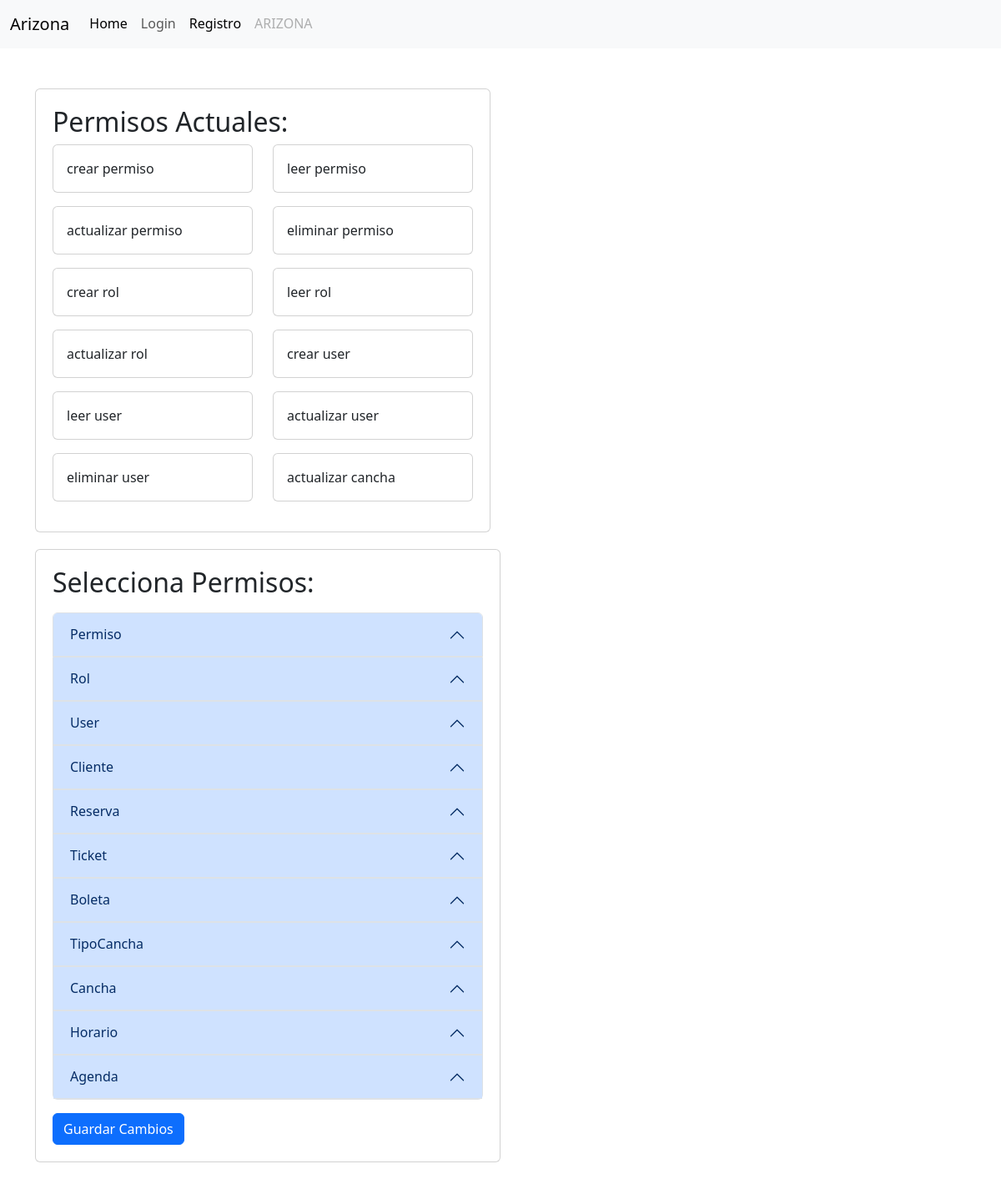
Page /account/rol/1/ on the committed database.
### accounts/models.py (models this page shows, shortened)
class Permiso(models.Model):
    CLASES_CHOICES = [
        ('Permiso', 'Permiso'),
        ('Rol', 'Rol'),
        ('User', 'User'),
        ('Cliente', 'Cliente'),
        ('Reserva', 'Reserva'),
        ('Ticket', 'Ticket'),
        ('Boleta', 'Boleta'),
        ('TipoCancha', 'TipoCancha'),
        ('Cancha', 'Cancha'),
        ('Horario', 'Horario'),
        ('Agenda', 'Agenda'),
    ]
    clase = models.CharField(max_length=15, choices=CLASES_CHOICES)
    nombre = models.CharField(max_length=50)
    class Meta:
        unique_together = ('clase', 'nombre')

### accounts/roles_permisos.py (the view, shortened to what this page needs)
# urls.py: path('rol/<int:pk>/', RolDetailView.as_view(), name='rol-det'),
class RolDetailView(DetailView):
    model = Rol
    template_name = 'roles/roles_permisos.html'
    context_object_name = 'rol'
    def get_context_data(self, **kwargs):
        context = super().get_context_data(**kwargs)
        context['permisos'] = Permiso.objects.all()
        return context

### accounts/templates/roles/roles_permisos.html (shortened to what this page needs)
{% extends "layout.html" %}
{% load static %}
{% load humanize %}
{% block head %}
<link rel="stylesheet" href="https://cdn.jsdelivr.net/npm/bootstrap@5.3.0/dist/css/bootstrap.min.css">
{% endblock %}
{% block container %}
<div class="container mt-5">
  {% if rol %}
        <div class="row">
          <div class="col-md-6">
              <div class="card permisos-actuales">
                  <h2 class="card-title">Permisos Actuales:</h2>
                  <div class="row">
                      {% for permiso in rol.permisos.all %}
                          <div class="col-6 mb-3">
                              <div class="card">
                                  <div class="card-body">
                                      <p class="card-text">{{ permiso.nombre }}</p>
                                  </div>
                              </div>
                          </div>
                      {% endfor %}
                  </div>
              </div>
          </div>
      </div>
      <div class="col-md-6">
        <div class="card selecciona-permisos">
            <h2 class="card-title mb-3">Selecciona Permisos:</h2>
            <form method="post" action="{% url 'account:rol-det' pk=rol.pk %}">
                <div class="accordion" id="permisosAccordion">
                    {% regroup permisos by clase as permisos_by_clase %}
                    {% for clase in permisos_by_clase %}
                        <div class="accordion-item">
                            <h2 class="accordion-header" id="heading{{ forloop.counter }}">
                                <button class="accordion-button" type="button" data-bs-toggle="collapse" data-bs-target="#collapse{{ forloop.counter }}" aria-expanded="true" aria-controls="collapse{{ forloop.counter }}">
                                    {{ clase.grouper }}
                                </button>
                            </h2>
                        </div>
                    {% endfor %}
                </div>
                <button type="submit" class="btn btn-primary mt-3">Guardar Cambios</button>
            </form>
        </div>
    </div>
    </div>
  {% endif %}
{% endblock %}

### accounts/templates/roles/roles_permisos.html (style rules this page uses)
.permisos-actuales, .selecciona-permisos { padding: 20px; margin-bottom: 20px; }
.accordion-button { cursor: pointer; }

### rows in the picture
Permiso: nombre "crear permiso", grouper "Permiso"
Permiso: nombre "leer permiso"
Permiso: nombre "actualizar permiso"
Permiso: nombre "eliminar permiso"
Permiso: nombre "crear rol", grouper "Rol"
Permiso: nombre "leer rol"
Permiso: nombre "actualizar rol"
Permiso: nombre "crear user", grouper "User"
Permiso: nombre "leer user"
Permiso: nombre "actualizar user"
Permiso: nombre "eliminar user"
Permiso: nombre "actualizar cancha"
Permiso: grouper "Cliente"
Permiso: grouper "Reserva"
Permiso: grouper "Ticket"
Permiso: grouper "Boleta"
Permiso: grouper "TipoCancha"
Permiso: grouper "Cancha"
Permiso: grouper "Horario"
Permiso: grouper "Agenda"
